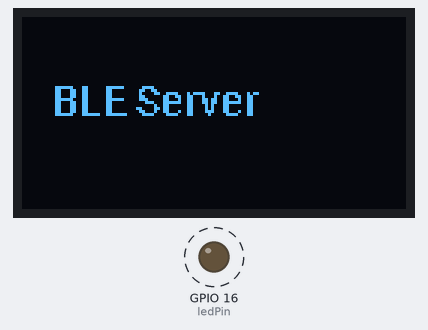
The sketch below on a simulated ESP32. Shown: 128×64 one-colour display, output pins drawn as LEDs (lit = HIGH). Dashed ring = blinking. The OLED is the two-colour kind (top 16 rows yellow); nothing arrives over Bluetooth unless stated; a phone connects over Bluetooth LE 3 s after start; what the sketch prints to the serial monitor is not drawn.

Above: at 0.1 s.
At 1.7 s:
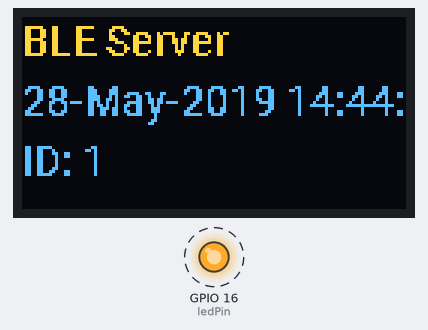
Timing chart, 0 to 130.0 s (numbered marks = the images above):
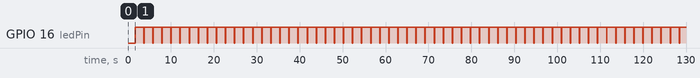

The sketch:

BLE_server.ino
```cpp
/*
    Author: Jerome Hallett
    Board: ESP32
    For OLED screen functionality, import files into same directory: fonts.h, images.h
    Setup a BLE server
    Also displays information through the ESP32's OLED screen. Requires files: fonts.h, images.h

    BLE code:
    Based on Neil Kolban example for IDF: https://github.com/nkolban/esp32-snippets/blob/master/cpp_utils/tests/BLE%20Tests/SampleServer.cpp
    Ported to Arduino ESP32 by Evandro Copercini
    updates by chegewara
*/
// Import required libraries
#include <Wire.h>
#include <OLEDDisplayFonts.h>
#include <OLEDDisplay.h>
#include <OLEDDisplayUi.h>
#include <SSD1306Wire.h>
#include <SSD1306.h>
#include "images.h"
#include "fonts.h"
#include <string.h>
#include <BLEDevice.h>
#include <BLEUtils.h>
#include <BLEServer.h>
#include <BLE2902.h>


int ID = 1; //ID of sensor device

// The built-in OLED is a 128*64 mono pixel display
// i2c address = 0x3c
// SDA = 5
// SCL = 4
SSD1306 display(0x3c, 5, 4);

uint8_t ledPin = 16; // Onboard LED reference

// See the following for generating UUIDs:
// https://www.uuidgenerator.net/

#define SERVICE_UUID        "4fafc201-1fb5-459e-8fcc-c5c9c331914b"
#define CHARACTERISTIC_UUID "beb5483e-36e1-4688-b7f5-ea07361b26a8"

BLECharacteristic pCharacteristic(CHARACTERISTIC_UUID, BLECharacteristic::PROPERTY_READ | BLECharacteristic::PROPERTY_WRITE);

void setup() {

  pinMode(ledPin, OUTPUT);
  // Initialize the display
  display.init();
  display.flipScreenVertically();
  display.setFont(Roboto_Medium_14);
  display.drawString(10, 20, "BLE Server");
  display.display();
  delay(1500);
  display.clear();

  Serial.begin(115200);
  Serial.println("Starting BLE work!");

  //Name device
  BLEDevice::init("Drone");
  BLEServer *pServer = BLEDevice::createServer();
  BLEService *pService = pServer->createService(SERVICE_UUID);
  //  BLECharacteristic *pCharacteristic = pService->createCharacteristic(
  //                                         CHARACTERISTIC_UUID,
  //                                         BLECharacteristic::PROPERTY_READ |
  //                                         BLECharacteristic::PROPERTY_WRITE
  //                                       );
  pService->addCharacteristic(&pCharacteristic);
  pCharacteristic.addDescriptor(new BLE2902());
  //  pCharacteristic->setValue("Hello World!");
  pService->start();
  // BLEAdvertising *pAdvertising = pServer->getAdvertising();  // this still is working for backward compatibility
  BLEAdvertising *pAdvertising = BLEDevice::getAdvertising();
  pAdvertising->addServiceUUID(SERVICE_UUID);
  pAdvertising->setScanResponse(true);
  pAdvertising->setMinPreferred(0x06);  // functions that help with iPhone connections issue
  pAdvertising->setMinPreferred(0x12);
  BLEDevice::startAdvertising();
  Serial.println("Characteristic defined! Now you can read it in your phone!");
}

void loop() {
  display.drawString(0, 0, "BLE Server");

  char timeStr[30];
  sprintf(timeStr, "%d-%s-%d %d:%d:%d", 28, "May", 2019, 14, 44, 30); //dud timeStamp for now
  Serial.println(timeStr);

  char TxStr[50];
  sprintf(TxStr, "Time,ID\n%s,%d", timeStr, ID); //CSV format
  Serial.println(TxStr);
  pCharacteristic.setValue(TxStr);

  //For display, LED indication
  digitalWrite(ledPin, LOW); //NB LED pin is active low
  delay(100);
  char dispStr[20];
  sprintf(dispStr, "ID: %d", ID);
  display.drawString(0, 20, timeStr); //display time stamp
  display.drawString(0, 40, dispStr); //display ID
  display.display();

  digitalWrite(ledPin, HIGH); //NB LED pin is active low
  delay(2000);
  display.clear();
}

//EOF
```

Source omitted: fonts.h (data table, 33274 bytes), images.h (data table, 1889 bytes)

Measured:
- by itself, GPIO 16 (ledPin): alternates HIGH for 2.0 s and LOW for 0.11 s
